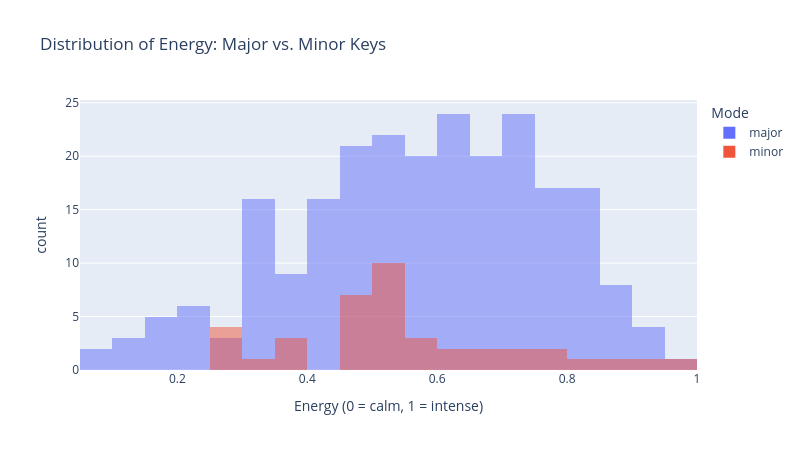

This figure's notebook cell:
### Markdown cell above
**Questions to explore**

* Which features change the most over the Beatles' career? Which stay steady?
* Some years have very few songs. How might that affect the averages? (Hint: add a `count` to the `groupby` and check.)
* Make the same chart with one line per **songwriter** instead of per feature (`color='songwriter_group'`).

## 3. Histograms and Box Plots

These show the **distribution** of a single numeric variable: where values cluster, how spread out they are, and which songs are outliers.

### Histogram
[Docs](https://plotly.com/python/histograms/)

### Code cell
fig = px.histogram(songs, x='energy', nbins=20, color='mode_name', barmode='overlay',
                   title='Distribution of Energy: Major vs. Minor Keys',
                   labels={'energy': 'Energy (0 = calm, 1 = intense)', 'mode_name': 'Mode'})
fig.update_layout(width=800, height=450)
fig.show()

### Figure 1 — Plotly figure (JSON) as saved in the notebook; plotly's stock layout.template omitted (floating-point values rounded to 4 significant figures; data arrays with more than 128 entries replaced by an {"elided": "..."} marker saying what was removed)
{"data": [{"alignmentgroup": "True", "bingroup": "x", "hovertemplate": "Mode=major<br>Energy (0 = calm, 1 = intense)=%{x}<br>count=%{y}<extra></extra>", "legendgroup": "major", "marker": {"color": "#636efa", "opacity": 0.5, "pattern": {"shape": ""}}, "name": "major", "nbinsx": 20, "offsetgroup": "major", "orientation": "v", "showlegend": true, "type": "histogram", "x": {"elided": "238 float values"}, "xaxis": "x", "yaxis": "y"}, {"alignmentgroup": "True", "bingroup": "x", "hovertemplate": "Mode=minor<br>Energy (0 = calm, 1 = intense)=%{x}<br>count=%{y}<extra></extra>", "legendgroup": "minor", "marker": {"color": "#EF553B", "opacity": 0.5, "pattern": {"shape": ""}}, "name": "minor", "nbinsx": 20, "offsetgroup": "minor", "orientation": "v", "showlegend": true, "type": "histogram", "x": [0.457, 0.372, 0.579, 0.563, 0.331, 0.494, 0.548, 0.376, 0.529, 0.723, 0.478, 0.28, 0.507, 0.351, 0.294, 0.51, 0.54, 0.725, 0.638, 0.515, 0.537, 0.47, 0.471, 0.515, 0.29, 0.853, 0.983, 0.512, 0.939, 0.615, 0.544, 0.822, 0.688, 0.487, 0.26, 0.575, 0.766, 0.487, 0.793, 0.654], "xaxis": "x", "yaxis": "y"}], "layout": {"barmode": "overlay", "height": 450, "legend": {"title": {"text": "Mode"}, "tracegroupgap": 0}, "title": {"text": "Distribution of Energy: Major vs. Minor Keys"}, "width": 800, "xaxis": {"anchor": "y", "domain": [0, 1], "title": {"text": "Energy (0 = calm, 1 = intense)"}}, "yaxis": {"anchor": "x", "domain": [0, 1], "title": {"text": "count"}}}}
